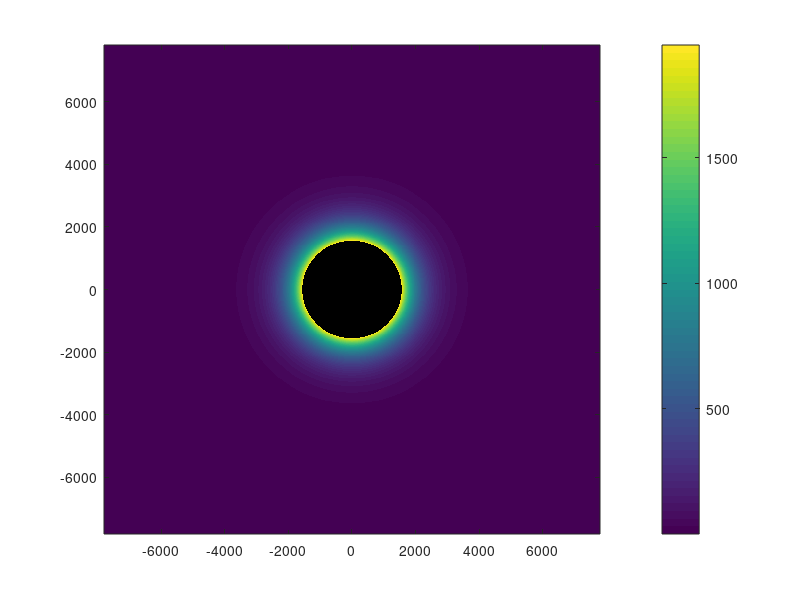

This chart was generated by the following MATLAB code: (Note: this script raises an error after producing the figure.)
R_E = 1560e3;     % Europa radius (m)
n10 = 4e7;
hs1 = 100e3;
n20 = 1e6;
hs2 = 500e3;

x_plane = 0;    % slice plane coordinate
z_plane = 0;
sim_range = linspace(-5*R_E, 5*R_E, 1000);
% choose which plane you want
[Y, Z] = meshgrid(sim_range, sim_range);
X = z_plane * ones(size(Y));

% distance and mask
r_mag = sqrt(X.^2 + Y.^2 + Z.^2);
mask = (r_mag >= R_E);

% compute azimuth phi in (-pi, pi]
phis = atan2(Y, X) + pi;
phis = mod(phis + pi, 2*pi) - pi;

% base density everywhere
baseN = n10 .* exp((-r_mag - R_E)/hs1) + n20 .* exp((-r_mag - R_E)/hs2);

% apply the angular enhancement for |phi| <= pi/2
halfPlane = abs(phis) <= pi/2;   % picks +/-90° around +x (or around -x if you shifted)
N_n = NaN(size(r_mag));         % NaN inside the body automatically

% combined mask for valid points
applyMask = mask & halfPlane;
N_n(mask) = baseN(mask);                     % default where outside body
N_n(applyMask) = (1 + 2 .* cos(phis(applyMask))) .* baseN(applyMask);

% prevent negative values if (1+2*cos) can go negative
N_n(N_n < 0) = 0;

figure;
imagesc(sim_range/1e3, sim_range/1e3, N_n);
set(gca,'YDir','normal');
cb = colorbar; cb.Label.String = 'parts/cm^-3';
xlabel('y (km)'); ylabel('z (km)');
title('Europa Neutral Density Distribution');